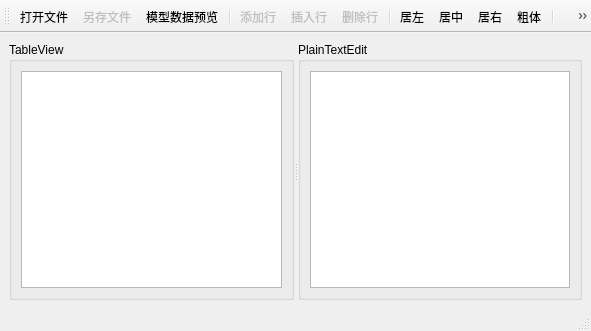
<?xml version="1.0" encoding="UTF-8"?>
<ui version="4.0">
 <class>MainWindow</class>
 <widget class="QMainWindow" name="MainWindow">
  <property name="geometry">
   <rect>
    <x>0</x>
    <y>0</y>
    <width>591</width>
    <height>331</height>
   </rect>
  </property>
  <property name="windowTitle">
   <string>MainWindow</string>
  </property>
  <widget class="QWidget" name="centralwidget">
   <layout class="QGridLayout" name="gridLayout_3">
    <item row="0" column="0">
     <widget class="QSplitter" name="splitter">
      <property name="orientation">
       <enum>Qt::Horizontal</enum>
      </property>
      <widget class="QGroupBox" name="groupBox">
       <property name="title">
        <string>TableView</string>
       </property>
       <layout class="QGridLayout" name="gridLayout">
        <item row="0" column="0">
         <widget class="QTableView" name="tableView"/>
        </item>
       </layout>
      </widget>
      <widget class="QGroupBox" name="groupBox_2">
       <property name="title">
        <string>PlainTextEdit</string>
       </property>
       <layout class="QGridLayout" name="gridLayout_2">
        <item row="0" column="0">
         <widget class="QPlainTextEdit" name="plainTextEdit"/>
        </item>
       </layout>
      </widget>
     </widget>
    </item>
   </layout>
  </widget>
  <widget class="QStatusBar" name="statusbar"/>
  <widget class="QToolBar" name="toolBar">
   <property name="windowTitle">
    <string>toolBar</string>
   </property>
   <property name="toolButtonStyle">
    <enum>Qt::ToolButtonTextUnderIcon</enum>
   </property>
   <attribute name="toolBarArea">
    <enum>TopToolBarArea</enum>
   </attribute>
   <attribute name="toolBarBreak">
    <bool>false</bool>
   </attribute>
   <addaction name="actOpen"/>
   <addaction name="actSave"/>
   <addaction name="actModelData"/>
   <addaction name="separator"/>
   <addaction name="actAppend"/>
   <addaction name="actInsert"/>
   <addaction name="actDelete"/>
   <addaction name="separator"/>
   <addaction name="actAlignLeft"/>
   <addaction name="actAlignCenter"/>
   <addaction name="actAlignRight"/>
   <addaction name="actFontBold"/>
   <addaction name="separator"/>
   <addaction name="actExit"/>
  </widget>
  <action name="actOpen">
   <property name="icon">
    <iconset resource="res.qrc">
     <normaloff>:/images/icons/open.bmp</normaloff>:/images/icons/open.bmp</iconset>
   </property>
   <property name="text">
    <string>打开文件</string>
   </property>
   <property name="toolTip">
    <string>打开文件</string>
   </property>
  </action>
  <action name="actSave">
   <property name="enabled">
    <bool>false</bool>
   </property>
   <property name="icon">
    <iconset resource="res.qrc">
     <normaloff>:/images/icons/save.bmp</normaloff>:/images/icons/save.bmp</iconset>
   </property>
   <property name="text">
    <string>另存文件</string>
   </property>
   <property name="toolTip">
    <string>表格内容另存为文件</string>
   </property>
  </action>
  <action name="actAppend">
   <property name="enabled">
    <bool>false</bool>
   </property>
   <property name="icon">
    <iconset resource="res.qrc">
     <normaloff>:/images/icons/append.bmp</normaloff>:/images/icons/append.bmp</iconset>
   </property>
   <property name="text">
    <string>添加行</string>
   </property>
   <property name="toolTip">
    <string>添加一行</string>
   </property>
  </action>
  <action name="actInsert">
   <property name="enabled">
    <bool>false</bool>
   </property>
   <property name="icon">
    <iconset resource="res.qrc">
     <normaloff>:/images/icons/306.bmp</normaloff>:/images/icons/306.bmp</iconset>
   </property>
   <property name="text">
    <string>插入行</string>
   </property>
   <property name="toolTip">
    <string>插入一行</string>
   </property>
  </action>
  <action name="actDelete">
   <property name="enabled">
    <bool>false</bool>
   </property>
   <property name="icon">
    <iconset resource="res.qrc">
     <normaloff>:/images/icons/delete.bmp</normaloff>:/images/icons/delete.bmp</iconset>
   </property>
   <property name="text">
    <string>删除行</string>
   </property>
   <property name="toolTip">
    <string>删除当前行</string>
   </property>
  </action>
  <action name="actExit">
   <property name="icon">
    <iconset resource="res.qrc">
     <normaloff>:/images/icons/exit.bmp</normaloff>:/images/icons/exit.bmp</iconset>
   </property>
   <property name="text">
    <string>退出</string>
   </property>
   <property name="toolTip">
    <string>退出</string>
   </property>
  </action>
  <action name="actModelData">
   <property name="icon">
    <iconset resource="res.qrc">
     <normaloff>:/images/icons/import1.bmp</normaloff>:/images/icons/import1.bmp</iconset>
   </property>
   <property name="text">
    <string>模型数据预览</string>
   </property>
   <property name="toolTip">
    <string>模型数据显示到文本框里</string>
   </property>
  </action>
  <action name="actAlignLeft">
   <property name="icon">
    <iconset resource="res.qrc">
     <normaloff>:/images/icons/508.bmp</normaloff>:/images/icons/508.bmp</iconset>
   </property>
   <property name="text">
    <string>居左</string>
   </property>
   <property name="toolTip">
    <string>文字左对齐</string>
   </property>
  </action>
  <action name="actAlignCenter">
   <property name="icon">
    <iconset resource="res.qrc">
     <normaloff>:/images/icons/510.bmp</normaloff>:/images/icons/510.bmp</iconset>
   </property>
   <property name="text">
    <string>居中</string>
   </property>
   <property name="toolTip">
    <string>文字居中</string>
   </property>
  </action>
  <action name="actAlignRight">
   <property name="icon">
    <iconset resource="res.qrc">
     <normaloff>:/images/icons/512.bmp</normaloff>:/images/icons/512.bmp</iconset>
   </property>
   <property name="text">
    <string>居右</string>
   </property>
   <property name="toolTip">
    <string>文字右对齐</string>
   </property>
  </action>
  <action name="actFontBold">
   <property name="checkable">
    <bool>true</bool>
   </property>
   <property name="icon">
    <iconset resource="res.qrc">
     <normaloff>:/images/icons/500.bmp</normaloff>:/images/icons/500.bmp</iconset>
   </property>
   <property name="text">
    <string>粗体</string>
   </property>
   <property name="toolTip">
    <string>粗体字体</string>
   </property>
  </action>
 </widget>
 <resources>
  <include location="res.qrc"/>
 </resources>
 <connections>
  <connection>
   <sender>actExit</sender>
   <signal>triggered()</signal>
   <receiver>MainWindow</receiver>
   <slot>close()</slot>
   <hints>
    <hint type="sourcelabel">
     <x>-1</x>
     <y>-1</y>
    </hint>
    <hint type="destinationlabel">
     <x>295</x>
     <y>165</y>
    </hint>
   </hints>
  </connection>
 </connections>
</ui>
